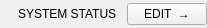
               <widget class="QWidget" name="statusHeadRow" native="true">
                <property name="minimumSize">
                 <size>
                  <width>0</width>
                  <height>28</height>
                 </size>
                </property>
                <property name="maximumSize">
                 <size>
                  <width>16777215</width>
                  <height>28</height>
                 </size>
                </property>
                <layout class="QHBoxLayout" name="statusHeadRowLayout" stretch="1,0">
                 <property name="spacing">
                  <number>10</number>
                 </property>
                 <property name="leftMargin">
                  <number>0</number>
                 </property>
                 <property name="topMargin">
                  <number>0</number>
                 </property>
                 <property name="rightMargin">
                  <number>0</number>
                 </property>
                 <property name="bottomMargin">
                  <number>0</number>
                 </property>
                 <item>
                  <widget class="QWidget" name="statusHead" native="true">
                   <property name="minimumSize">
                    <size>
                     <width>0</width>
                     <height>24</height>
                    </size>
                   </property>
                   <property name="maximumSize">
                    <size>
                     <width>16777215</width>
                     <height>24</height>
                    </size>
                   </property>
                   <layout class="QHBoxLayout" name="statusHeadLayout" stretch="0,0,1">
                    <property name="spacing">
                     <number>0</number>
                    </property>
                    <property name="leftMargin">
                     <number>0</number>
                    </property>
                    <property name="topMargin">
                     <number>0</number>
                    </property>
                    <property name="rightMargin">
                     <number>0</number>
                    </property>
                    <property name="bottomMargin">
                     <number>0</number>
                    </property>
                    <item alignment="Qt::AlignmentFlag::AlignVCenter">
                     <widget class="QFrame" name="statusHeadRing">
                      <property name="minimumSize">
                       <size>
                        <width>15</width>
                        <height>15</height>
                       </size>
                      </property>
                      <property name="maximumSize">
                       <size>
                        <width>15</width>
                        <height>15</height>
                       </size>
                      </property>
                      <property name="role" stdset="0">
                       <string>titleRing</string>
                      </property>
                      <property name="tone" stdset="0">
                       <string>ok</string>
                      </property>
                      <property name="bind_tone" stdset="0">
                       <string>consoleMode ? 'warn' : 'ok'</string>
                      </property>
                      <layout class="QVBoxLayout" name="statusHeadRingLayout">
                       <property name="spacing">
                        <number>0</number>
                       </property>
                       <property name="leftMargin">
                        <number>2</number>
                       </property>
                       <property name="topMargin">
                        <number>2</number>
                       </property>
                       <property name="rightMargin">
                        <number>2</number>
                       </property>
                       <property name="bottomMargin">
                        <number>2</number>
                       </property>
                       <item>
                        <widget class="QLabel" name="statusHeadDot">
                         <property name="minimumSize">
                          <size>
                           <width>9</width>
                           <height>9</height>
                          </size>
                         </property>
                         <property name="maximumSize">
                          <size>
                           <width>9</width>
                           <height>9</height>
                          </size>
                         </property>
                         <property name="role" stdset="0">
                          <string>titleDot</string>
                         </property>
                         <property name="tone" stdset="0">
                          <string>ok</string>
                         </property>
                         <property name="bind_tone" stdset="0">
                          <string>consoleMode ? 'warn' : 'ok'</string>
                         </property>
                        </widget>
                       </item>
                      </layout>
                     </widget>
                    </item>
                    <item>
                     <spacer name="gap_10">
                      <property name="orientation">
                       <enum>Qt::Orientation::Horizontal</enum>
                      </property>
                      <property name="sizeType">
                       <enum>QSizePolicy::Policy::Fixed</enum>
                      </property>
                      <property name="sizeHint" stdset="0">
                       <size>
                        <width>3</width>
                        <height>1</height>
                       </size>
                      </property>
                     </spacer>
                    </item>
                    <item>
                     <widget class="QLabel" name="statusHeadText">
                      <property name="text">
                       <string>SYSTEM STATUS</string>
                      </property>
                      <property name="role" stdset="0">
                       <string>panelTitle</string>
                      </property>
                      <property name="letterSpacing" stdset="0">
                       <double>2.2</double>
                      </property>
                      <property name="elide" stdset="0">
                       <bool>true</bool>
                      </property>
                     </widget>
                    </item>
                   </layout>
                  </widget>
                 </item>
                 <item>
                  <widget class="QPushButton" name="statusEdit">
                   <property name="text">
                    <string>EDIT  →</string>
                   </property>
                   <property name="focusPolicy">
                    <enum>Qt::FocusPolicy::NoFocus</enum>
                   </property>
                   <property name="cursor">
                    <cursorShape>PointingHandCursor</cursorShape>
                   </property>
                   <property name="role" stdset="0">
                    <string>link</string>
                   </property>
                   <property name="letterSpacing" stdset="0">
                    <double>2.0</double>
                   </property>
                   <property name="action" stdset="0">
                    <string>Logic.go('SETTINGS')</string>
                   </property>
                  </widget>
                 </item>
                </layout>
               </widget>
